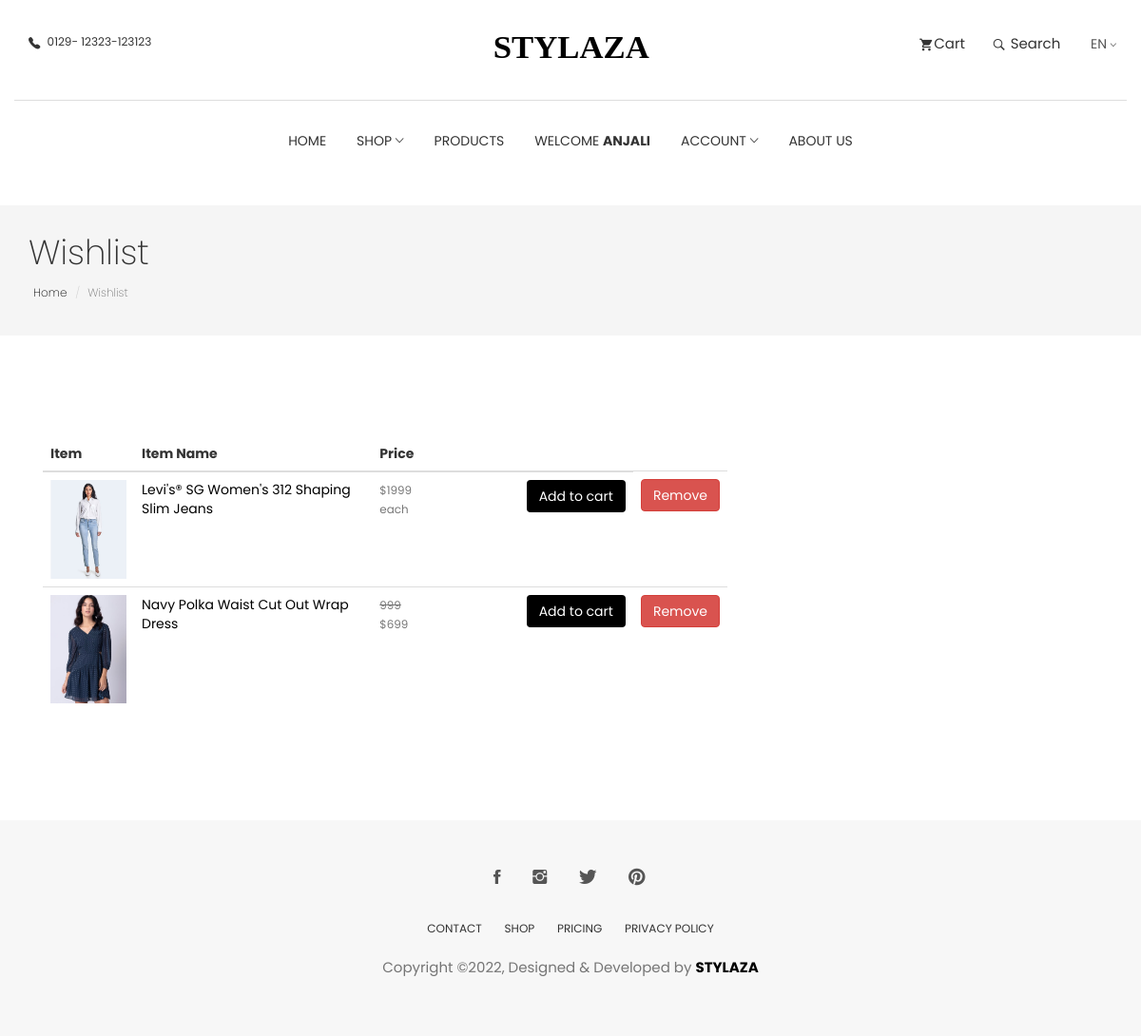
The page /wishlist (signed in) on the database its author committed.
### account/models.py (models this page shows, shortened)
class Account(AbstractBaseUser):
    first_name = models.CharField(max_length=50)
    last_name = models.CharField(max_length=50)
    username = models.CharField(max_length=50, unique=True)
    email = models.CharField(max_length=50, unique=True)
    phone_number = models.CharField(max_length=50)
    date_joined = models.DateTimeField(auto_now_add=True)
    last_login = models.DateTimeField(auto_now_add=True)
    is_admin = models.BooleanField(default=False)
    is_staff = models.BooleanField(default=False)
    is_active = models.BooleanField(default=False)
    is_superadmin = models.BooleanField(default=False)
    is_blocked = models.BooleanField(default=False)
    USERNAME_FIELD = "email"
    REQUIRED_FIELDS = ["username", "first_name", "last_name"]
    objects = MyAccountManager()

### product/models.py (models this page shows, shortened)
class Wishlist(models.Model):
    user = models.ForeignKey(Account, on_delete=models.CASCADE)
    product = models.ForeignKey(Product, on_delete=models.CASCADE)
    class Meta:
        verbose_name_plural = "Wishlist"

class Product(models.Model):
    product_name = models.CharField(max_length=500, unique=True)
    product_code = models.CharField(max_length=200, unique=True)
    slug = models.SlugField(max_length=250, unique=True)
    description = models.TextField(max_length=500, blank=True)
    offer_price = models.IntegerField(default=0)
    percentage = models.IntegerField(default=0)
    details = models.TextField(max_length=500, blank=True)
    price = models.IntegerField()
    featured = models.BooleanField(default=False)
    images = models.ImageField(upload_to="photos/products")
    images1 = models.ImageField(upload_to="photos/products")
    images2 = models.ImageField(upload_to="photos/products")
    stock = models.IntegerField()
    is_available = models.BooleanField(default=True)
    category = models.ForeignKey(Category, on_delete=models.CASCADE)
    brand = models.ForeignKey(Brand, on_delete=models.CASCADE)
    created_date = models.DateTimeField(auto_now_add=True)
    created_by = models.CharField(max_length=200, blank=True)
    modified_date = models.DateTimeField(auto_now=True)
    color = models.CharField(max_length=100, blank=True)
    material = models.CharField(max_length=100, blank=True)
    occasion = models.CharField(max_length=100, blank=True)
    type = models.CharField(max_length=100, blank=True)
    pattern = models.CharField(max_length=100, blank=True)
    country_of_origin = models.CharField(max_length=100, blank=True)
    Manufacture = models.TextField(max_length=500, blank=True)
    def get_url(self):
        return reverse("product_detail", args=[self.category.slug, self.slug])

### web/views.py (the view)
# urls.py: path("wishlist", views.my_wishlist, name="wishlist"),
def my_wishlist(request):
    if request.user.is_authenticated:
        wish_list = Wishlist.objects.filter(user=request.user).order_by("-id")
        return render(request, "stylaza/wishlist.html", {"wish_list": wish_list})
    else:
        return render(request, "stylaza/wishlist.html")

### product/context_processors.py (called while the page is built)
def menu_links(request):
    links = Category.objects.all()
    return dict(links=links)

def menu_links_brand(request):
    link = Brand.objects.all()
    return dict(link=link)

### templates/stylaza/wishlist.html (shortened to what this page needs)
{% load static %}
{% load mathfilters %}
<!DOCTYPE html>
<html lang="en">
<head>
	<link rel="stylesheet" href="//maxcdn.bootstrapcdn.com/font-awesome/4.3.0/css/font-awesome.min.css">
  <link rel="stylesheet" href="{% static 'stylaza/plugins/themefisher-font/style.css' %}">
  <link rel="stylesheet" href="{% static 'stylaza/plugins/bootstrap/css/bootstrap.min.css' %}">
  <link rel="stylesheet" href="{% static 'stylaza/plugins/animate/animate.css' %}">
  <link rel="stylesheet" href="{% static 'stylaza/plugins/slick/slick.css' %}">
  <link rel="stylesheet" href="{% static 'stylaza/plugins/slick/slick-theme.css' %}">
  <link rel="stylesheet" href="{% static 'stylaza/css/style.css' %}">
</head>
<body id="body">
<section class="top-header">
	<div class="container">
		<div class="row">
			<div class="col-md-4 col-xs-12 col-sm-4">
				<div class="contact-number">
					<i class="tf-ion-ios-telephone"></i>
					<span>0129- 12323-123123</span>
				</div>
			</div>
			<div class="col-md-4 col-xs-12 col-sm-4">
				<div class="logo text-center">
						<svg width="165px" height="29px" viewBox="0 0 190 29" version="1.1" xmlns="http://www.w3.org/2000/svg"
							xmlns:xlink="http://www.w3.org/1999/xlink">
							<g id="Page-1" stroke="none" stroke-width="1" fill="none" fill-rule="evenodd" font-size="40"
								font-family="AustinBold, Austin" font-weight="bold">
								<g id="Group" transform="translate(-108.000000, -297.000000)" fill="#000000">
									<text id="AVIATO">
										<tspan x="108.94" y="325">STYLAZA</tspan>
									</text>
								</g>
							</g>
						</svg>
				</div>
			</div>
			<div class="col-md-4 col-xs-12 col-sm-4">
				<ul class="top-menu text-right list-inline">
					<li class="dropdown cart-nav dropdown-slide">
						<a href="{% url 'cart' %}" class="dropdown-toggle" ><i
								class="tf-ion-android-cart"></i>Cart</a>
					</li>
					<li class="dropdown search dropdown-slide">
						<a class="dropdown-toggle" data-toggle="dropdown" data-hover="dropdown"><i
								class="tf-ion-ios-search-strong"></i> Search</a>
					</li>
					<li class="commonSelect">
						<select class="form-control">
							<option>EN</option>
						</select>
					</li>
				</ul>
			</div>
		</div>
	</div>
</section>
<section class="menu">
	<nav class="navbar navigation">
		<div class="container">
			<div id="navbar" class="navbar-collapse collapse text-center">
				<ul class="nav navbar-nav">
					<li class="dropdown ">
						<a href="{% url 'home' %}">Home</a>
					</li>
					<li class="dropdown dropdown-slide">
						<a href="#!" class="dropdown-toggle" data-toggle="dropdown" data-hover="dropdown" data-delay="350"
							role="button" aria-haspopup="true" aria-expanded="false">Shop <span
								class="tf-ion-ios-arrow-down"></span></a>
					</li>
					<li class="dropdown dropdown-slide">
						<a href="{% url 'shop' %}"  data-hover="dropdown" data-delay="350"
							role="button" aria-haspopup="true" aria-expanded="false">Products
						</a>
					</li>
					{% if user.is_authenticated %}
					<li class="dropdown dropdown-slide">
						<a href="{% url 'profile-details' %}"  data-hover="dropdown" aria-haspopup="true" aria-expanded="false">WELCOME <b>{{user.username}}</b>
						</a>
					</li>
					{% endif %}
					<li class="dropdown  dropdown-slide">
												<a href="#!" class="dropdown-toggle" data-toggle="dropdown" data-hover="dropdown" data-delay="350"
														role="button" aria-haspopup="true" aria-expanded="false">Account <span
															class="tf-ion-ios-arrow-down"></span></a>
											</li>
					<li class="dropdown dropdown-slide">
						<a href="{% url 'about' %}"  data-hover="dropdown" aria-haspopup="true" aria-expanded="false">About Us
						</a>
					</li>
				</ul>
			</div>
		</div>
	</nav>
</section>
<section class="page-header">
	<div class="container">
		<div class="row">
			<div class="col-md-12">
				<div class="content">
					<h1 class="page-name">Wishlist</h1>
					<ol class="breadcrumb">
						<li><a href="{% url 'home' %}">Home</a></li>
						<li class="active">Wishlist</li>
					</ol>
				</div>
			</div>
		</div>
	</div>
</section>
<div class="container">
	<div class=" d-flex justify-space-around col-md-11">
</div>
</div>
{% if not wish_list %}
<section class="empty-cart page-wrapper">
  <div class="container">
    <div class="row">
      <div class="col-md-6 col-md-offset-3">
        <div class="block text-center">
        	<i class="tf-ion-ios-cart-outline"></i>
          	<h2 class="text-center">Your wishlist is currently empty.</h2>
          	<p> Visit the shop and add items to your wishlist.</p>
          	<a href="{% url 'shop' %}" class="btn btn-main mt-20">Return to shop</a>
      </div>
    </div>
  </div>
</section>
{% else %}
<div class="page-wrapper">
   <div class="checkout shopping">
      <div class="container">
         <div class="row">
            <div class="col-md-8">
				<div class="block">
					<div class="product-list">
					  <form method="post">
						<table class="table ">
						  <thead>
							<tr>
								<th class="">Item</th>
							  <th class="">Item Name</th>
							  <th class="">Price</th>
							  <th scope="col" class="text-right" width="200"></th>
							</tr>
						  </thead>
						  <tbody>
						  {% for cart_item in wish_list %}
							<tr class="">
							  <td class="">
								<div class="product-info">
								  <img width="80" src="{{ cart_item.product.images.url}}" alt="" />
								</div>
							  </td>
								<td>
								<figcaption class="info">
									<a href="{{cart_item.product.get_url}}" class="title text-dark" style="text-decoration:none;">{{ cart_item.product.product_name }}</a>
								</figcaption>
							</td>
							  <td>
								<div class="price-wrap">
									{% if cart_item.product.offer_price == 0 %}
										<small class="text-muted">${{ cart_item.product.price }} each</small>
									{% else %}
										<small class="text-muted" style="text-decoration: line-through;">{{ cart_item.product.price }} </small><br>
										<small class="text-muted">${{ cart_item.product.offer_price }} </small>
									{% endif %}
								</div>
							</td>
								<td class="text-right">
							<a href="{% url 'add_cart' cart_item.product.id %}" class="btn" style="background-color:black;color:White"> Add to cart</a>
							</td>
							<td class="text-right">
							<a href="{% url 'remove-wishlist' cart_item.product.id cart_item.id %}" onclick="return confirm('Are you sure you want to delete this item? ')" class="btn btn-danger"> Remove</a>
							</td>
							</tr>
						   {% endfor %}
						  </tbody>
						</table>
					  </form>
					</div>
			  </div>
			</div>
			</div>
		 </div>
   </div>
</div>
{% endif %}
<footer class="footer section text-center">
	<div class="container">
		<div class="row">
			<div class="col-md-12">
				<ul class="social-media">
					<li>
						<a href="https://www.facebook.com/">
							<i class="tf-ion-social-facebook"></i>
						</a>
					</li>
					<li>
						<a href="https://www.instagram.com/">
							<i class="tf-ion-social-instagram"></i>
						</a>
					</li>
					<li>
						<a href="https://www.twitter.com/">
							<i class="tf-ion-social-twitter"></i>
						</a>
					</li>
					<li>
						<a href="https://www.pinterest.com/">
							<i class="tf-ion-social-pinterest"></i>
						</a>
					</li>
				</ul>
				<ul class="footer-menu text-uppercase">
					<li>
						<a href="{% url 'contact' %}">CONTACT</a>
					</li>
					<li>
						<a href="{% url 'home' %}">SHOP</a>
					</li>
					<li>
						<a href="">PRICING</a>
					</li>
					<li>
						<a href="">PRIVACY POLICY</a>
					</li>
				</ul>
				<p class="copyright-text">Copyright &copy;2022, Designed &amp; Developed by <b style="color:black;">STYLAZA</b></p>
			</div>
		</div>
	</div>
</footer>
  </body>
  </html>

### static/stylaza/css/style.css (style rules this page uses)
body { line-height: 1.5; font-family: "Poppins", sans-serif; -webkit-font-smoothing: antialiased; }
p { font-family: "Poppins", sans-serif; color: #757575; font-size: 15px; }
h1, h2, h3, h4, h5, h6 { font-family: "Poppins", sans-serif; }
h1, h2, h3, h4, h5, h6 { font-weight: 400; }
ol, ul { margin: 0; padding: 0; list-style: none; }
a, a:focus, a:hover { text-decoration: none; outline: 0; color: #000; }
.form-control { box-shadow: none; border-radius: 0; }
.section { padding: 80px 0; }
.title { padding: 20px 0 30px; }
.page-header { background: #f5f5f5; margin-top: 20px; border-bottom: none; padding: 30px 0; }
.page-header h1 { font-weight: 200; margin: 0 0 6px 0; }
.page-header .breadcrumb { background: transparent; padding: 5px; margin: 0; }
.page-header .breadcrumb li { font-weight: 200; font-size: 12px; }
.page-header .breadcrumb li a { color: #000; }
.page-wrapper { padding: 70px 0; }
.dropdown-slide { position: static; }
.commonSelect { margin-left: 10px; padding-right: 6px; position: relative; }
.commonSelect:before { content: "\f3d0"; font-family: "themefisher-font"; position: absolute; right: -4px; top: 4px; font-size: 10px; }
.commonSelect select { -webkit-appearance: none; -moz-appearance: none; cursor: pointer; border: none; padding: 0; height: auto; color: #555; }
.top-header .container { padding-top: 35px; padding-bottom: 35px; border-bottom: 1px solid #dedede; }
.top-header .contact-number { font-size: 12px; color: #333; }
.top-header .contact-number i { margin-right: 4px; font-size: 18px; vertical-align: middle; }
.top-header .top-menu > li > a { color: #333; font-size: 15px; padding: 0 8px; }
.top-header .top-menu > li > a i { font-size: 16px; margin-right: 2px; vertical-align: middle; }
.navigation { margin-bottom: 0; padding: 10px 0; }
.navigation .navbar-nav > li { position: static; }
.navigation .navbar-nav > li > a { color: #333; font-size: 14px; padding: 20px 15px; text-transform: uppercase; transition: 0.2s ease-in-out 0s; border: 1px solid transparent; }
.navigation .container { position: relative; }
.navigation .navbar-nav { float: none; display: inline-block; }
.checkout .block { padding: 15px; margin-bottom: 10px; }
.footer { background: #F7F7F7; padding: 50px 0; }
.footer .footer-menu { margin-top: 30px; }
.footer .footer-menu li { display: inline-block; margin: 0 10px; }
.footer .footer-menu li a { color: #333; font-size: 12px; }
.footer .copyright-text { margin-top: 20px; }
.social-media li { display: inline-block; margin: 0 5px; }
.social-media li a { padding: 8px 10px; }
.social-media li a i { font-size: 20px; color: #555; }

### rows shown on the page
Account: username "ANJALI"
Wishlist: product.images (picture), product.product_name "Levi's® SG Women's 312 Shaping Slim Jeans", product.price "1999"
Wishlist: product.images (picture), product.product_name "Navy Polka Waist Cut Out Wrap Dress", product.price "999", product.offer_price "699"
